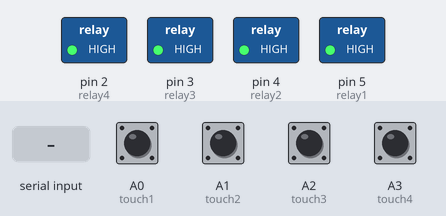
Bench run of a sketch on a simulated Arduino Uno, built with avr-gcc and run on an emulated ATmega328P. Parts: switched loads named in the sketch (green lamp = pin HIGH). The inputs (shaded band) are chosen by the test bench; at power-on: A0 (touch1), A1 (touch2), A2 (touch3), A3 (touch4) LOW. EEPROM starts erased.

Above: at 1.7 s.
1.8 s: A0 (touch1) pulled HIGH for 0.15 s
At 2.2 s:
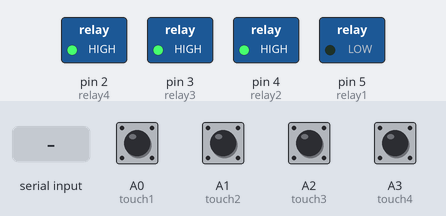
3.4 s: A1 (touch2) pulled HIGH for 0.15 s
At 4.6 s:
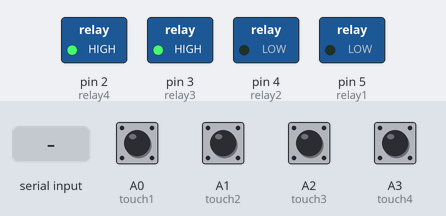
5.0 s: A2 (touch3) pulled HIGH for 0.15 s
At 5.9 s:
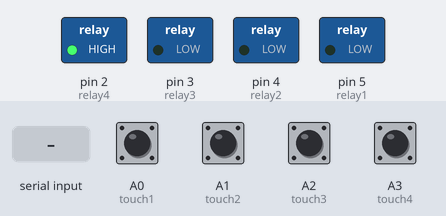
6.6 s: A3 (touch4) pulled HIGH for 0.15 s
At 7.1 s:
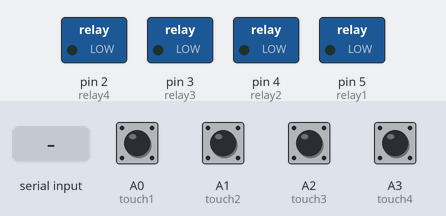
8.2 s: "a" received over the second serial link
At 9.4 s:
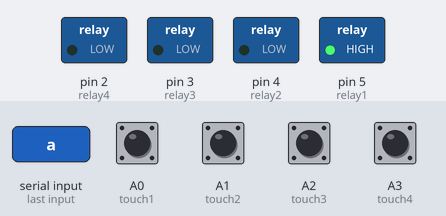
9.7 s: "b" received over the second serial link
At 10.7 s:
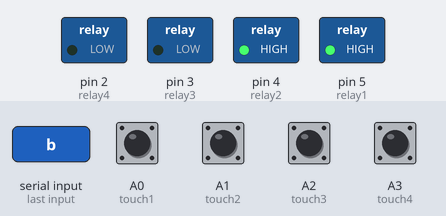
Timing chart, 0 to 12.2 s (numbered marks = the images above; inputs shaded):
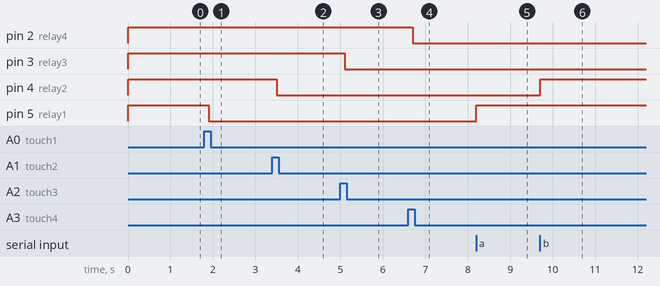

Measured:
- after the input at 1.8 s, pin 5 (relay1): HIGH → LOW after 0.10 s
- after the input at 3.4 s, pin 4 (relay2): HIGH → LOW after 0.10 s
- after the input at 5.0 s, pin 3 (relay3): HIGH → LOW after 0.10 s
- after the input at 6.6 s, pin 2 (relay4): HIGH → LOW after 0.10 s
- after the input at 8.2 s, pin 5 (relay1): LOW → HIGH at once
- after the input at 9.7 s, pin 4 (relay2): LOW → HIGH at once

The sketch:

BT_and_Touch.ino
```cpp
#include <SoftwareSerial.h>
SoftwareSerial mySerial(6, 7); // RX, TX
#include <EEPROM.h>

char bt_data; // variable to receive data from the serial port

int relay1 = 5;
int relay2 = 4;
int relay3 = 3;
int relay4 = 2;

int L1, L2, L3, L4, stop=0;

int touch1 = A0;
int touch2 = A1;
int touch3 = A2;
int touch4 = A3;


void setup() {
L1 = EEPROM.read(1);
L2 = EEPROM.read(2);
L3 = EEPROM.read(3);
L4 = EEPROM.read(4);

pinMode(touch1, INPUT);
pinMode(touch2, INPUT);
pinMode(touch3, INPUT);
pinMode(touch4, INPUT);

pinMode(relay1, OUTPUT); digitalWrite(relay1, L1);
pinMode(relay2, OUTPUT); digitalWrite(relay2, L2);
pinMode(relay3, OUTPUT); digitalWrite(relay3, L3);
pinMode(relay4, OUTPUT); digitalWrite(relay4, L4);

mySerial.begin(9600); // start serial communication at 9600bps
delay(500);
}

void loop() {

if(mySerial.available()>0){bt_data = mySerial.read();}

if(bt_data == 'a'){L1=1;EEPROM.write(1, L1);}
if(bt_data == 'A'){L1=0;EEPROM.write(1, L1);}

if(bt_data == 'b'){L2=1;EEPROM.write(2, L2);}
if(bt_data == 'B'){L2=0;EEPROM.write(2, L2);}

if(bt_data == 'c'){L3=1;EEPROM.write(3, L3);}
if(bt_data == 'C'){L3=0;EEPROM.write(3, L3);}

if(bt_data == 'd'){L4=1;EEPROM.write(4, L4);}
if(bt_data == 'D'){L4=0;EEPROM.write(4, L4);}

bt_data='0';

if (digitalRead (touch1) == 1 && stop==0){stop=1;
L1 = L1+1;
if(L1>1){L1=0;}
EEPROM.write(1, L1);
delay(100);
}


if (digitalRead (touch2) == 1 && stop==0){stop=1;
L2 = L2+1;
if(L2>1){L2=0;}
EEPROM.write(2, L2);
delay(100);
}

if (digitalRead (touch3) == 1 && stop==0){stop=1;
L3 = L3+1;
if(L3>1){L3=0;}
EEPROM.write(3, L3);
delay(100);
}

if (digitalRead (touch4) == 1 && stop==0){stop=1;
L4 = L4+1;
if(L4>1){L4=0;}
EEPROM.write(4, L4);
delay(100);
}


if (digitalRead (touch1) == 0 && digitalRead (touch2) == 0 && digitalRead (touch3) == 0 && digitalRead (touch4) == 0){stop=0;}

digitalWrite(relay1, L1);
digitalWrite(relay2, L2);
digitalWrite(relay3, L3);
digitalWrite(relay4, L4);
delay(100);
}
```
